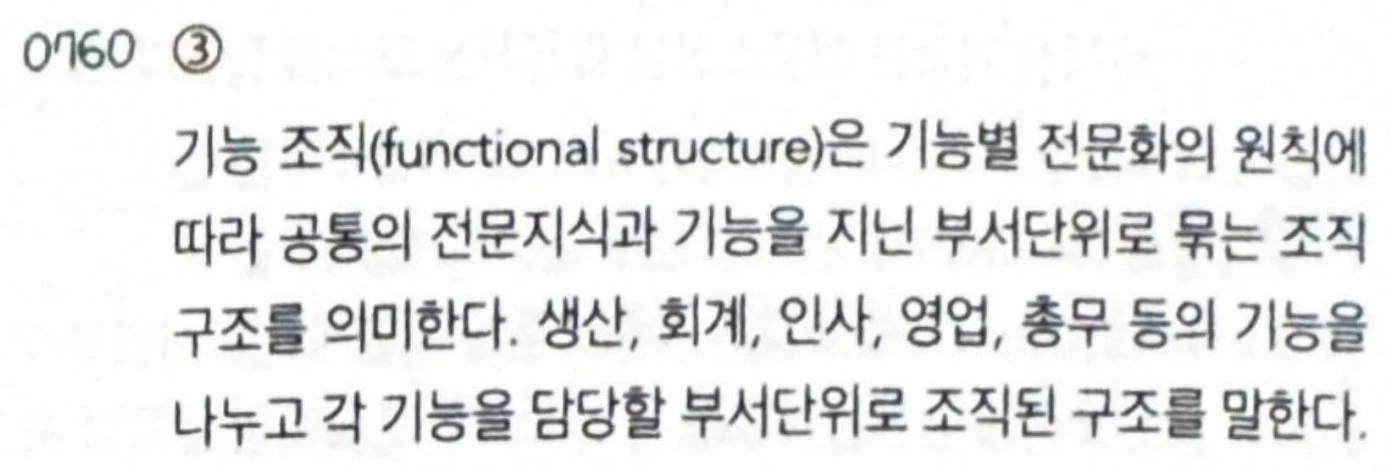
#> input picture images/_hybrid_a_0760.webp, 1390 x 471 px
$ python -i ocr_preprocessor.py   (imports and definitions only)
#> lines starting #> are read from the running program, lines starting #| are printed output that depends on the picture
#> further down, picture is the input picture: shape (471, 1390, 3); mean B, G, R 233.3, 233.1, 232.8
# -*- coding: utf-8 -*-
"""
OCR Preprocessor Module
- PDF 페이지 및 스캔 이미지를 위한 고성능 전처리 파이프라인
1. 선명한 300 DPI 렌더링
2. 그레이스케일 및 대비 강화(CLAHE)
3. 노이즈 제거 및 적응형 이진화(Adaptive Gaussian Thresholding)
4. 자동 기울기 보정(Deskew)
"""

import os
import cv2
import numpy as np
import fitz # PyMuPDF

# [22 lines left out: function binarize_image, not called in this run]

def deskew_image(img_cv):
    """
    기울기 보정(Deskew):
    - 문서의 수평선/텍스트 라인 기울기를 감지하여 정자세로 회전
    """
    if len(img_cv.shape) == 3:
        gray = cv2.cvtColor(img_cv, cv2.COLOR_BGR2GRAY)
    else:
        gray = img_cv

    # 반전 (글자가 255, 배경이 0)
    thresh = cv2.bitwise_not(img_cv if len(img_cv.shape) == 2 else gray)
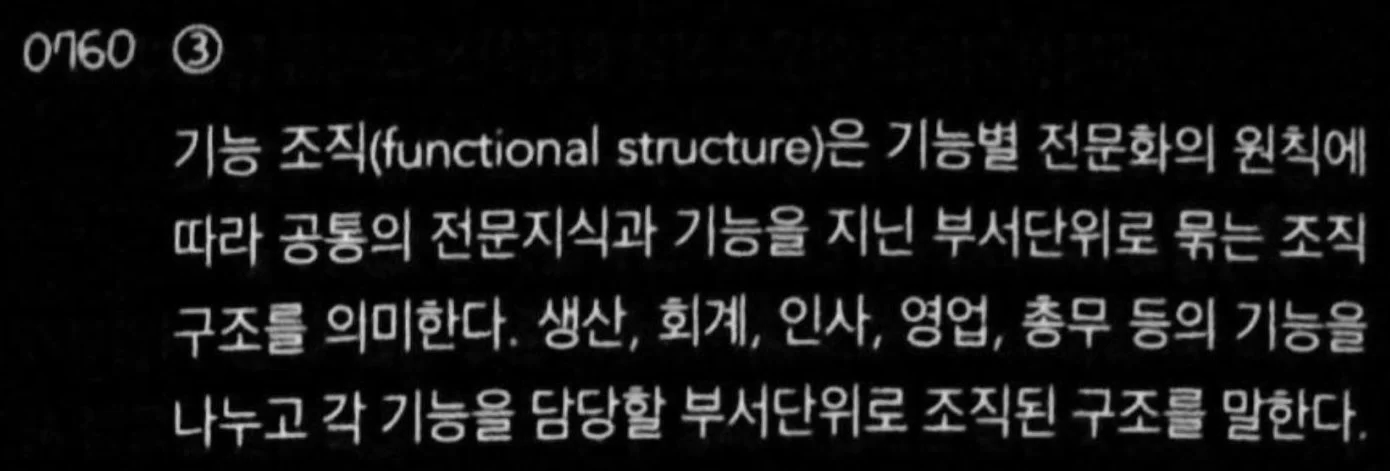
#> thresh: shape (471, 1390); min 0, max 225, mean 22
    coords = np.column_stack(np.where(thresh > 0))
#> coords = 559251 pairs, first value 0 to 470, second value 0 to 1389
    if len(coords) < 10:
        return img_cv

    angle = cv2.minAreaRect(coords)[-1]
#> angle = -90
    # 각도 보정 (-45도 ~ 45도 범위)
    if angle < -45:
        angle = -(90 + angle)
#> angle = 0
    elif angle > 45:
        angle = 90 - angle
    else:
        angle = -angle

    # 미세한 기울기(-5 ~ +5도 이내)만 보정하여 왜곡 방지
    if abs(angle) > 5.0 or abs(angle) < 0.2:
        return img_cv

    (h, w) = img_cv.shape[:2]
    center = (w // 2, h // 2)
    M = cv2.getRotationMatrix2D(center, angle, 1.0)
    rotated = cv2.warpAffine(img_cv, M, (w, h), flags=cv2.INTER_CUBIC, borderMode=cv2.BORDER_REPLICATE)
    return rotated

# [32 lines left out: functions preprocess_pdf_page, test_preprocess_sample, not called in this run]

# [2 lines not run here, left out]

>>> import cv2
>>> picture = cv2.imread('../images/_hybrid_a_0760.webp')
>>> result = deskew_image(picture)

$ run again, on images/_hybrid_a_0788.webp
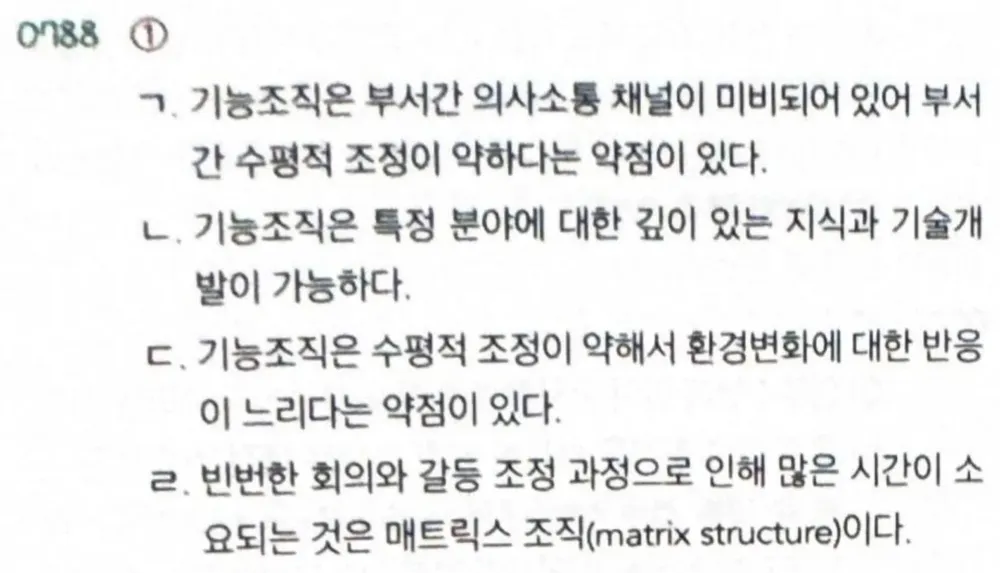
#> input picture images/_hybrid_a_0788.webp, 1000 x 573 px, shrunk from 1359 x 779 before the run
#> picture is the input picture: shape (573, 1000, 3); mean B, G, R 236.6, 236.8, 236.5
#> in deskew_image, `thresh = cv2.bitwise_not(img_cv if len(img_cv.shape) == 2 else gray)`:
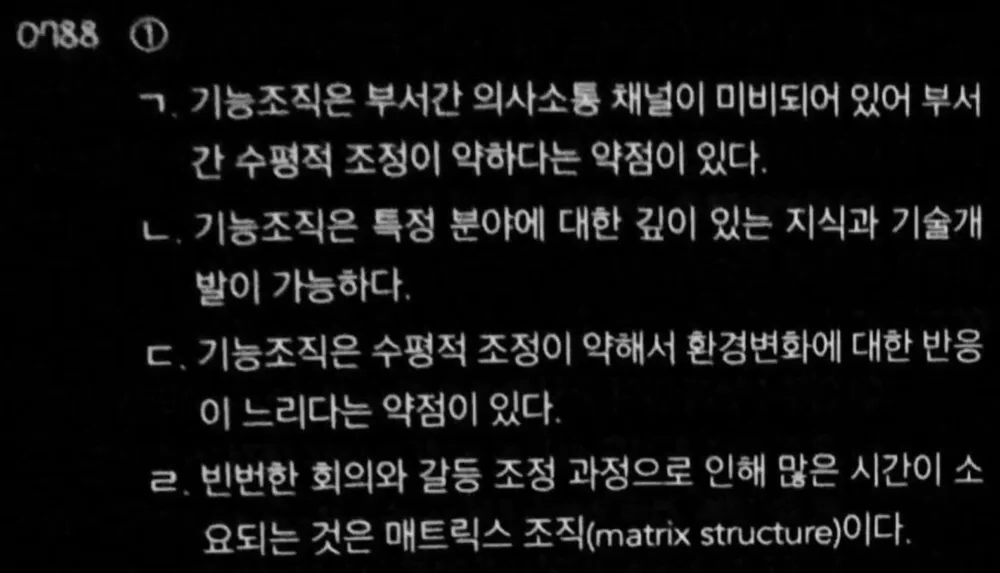
#> thresh: shape (573, 1000); min 0, max 220, mean 18.3
#> coords = 505910 pairs, first value 0 to 572, second value 0 to 999
#> in deskew_image, `angle = cv2.minAreaRect(coords)[-1]`: angle = -90
#> in deskew_image, `angle = -(90 + angle)`: angle = 0

$ run again, on images/_hybrid_a_0790.webp
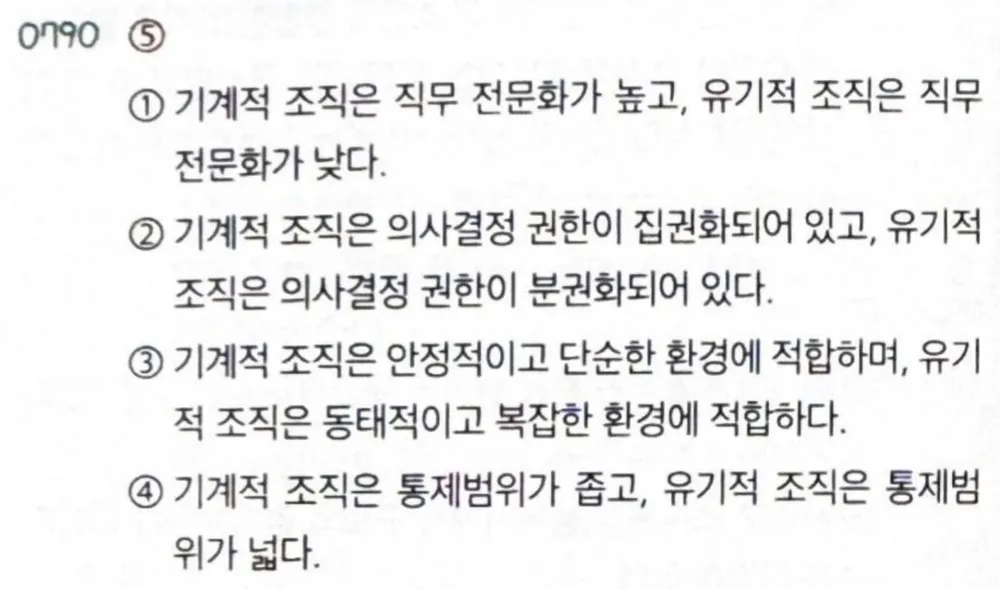
#> input picture images/_hybrid_a_0790.webp, 1000 x 589 px, shrunk from 1318 x 776 before the run
#> picture is the input picture: shape (589, 1000, 3); mean B, G, R 237.1, 237, 237
#> in deskew_image, `thresh = cv2.bitwise_not(img_cv if len(img_cv.shape) == 2 else gray)`:
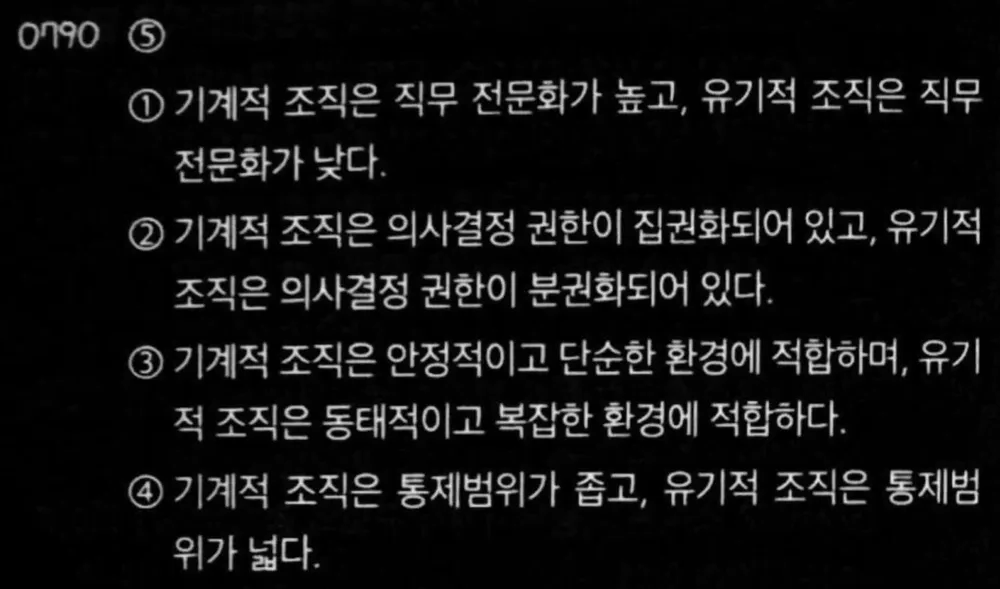
#> thresh: shape (589, 1000); min 0, max 234, mean 18
#> coords = 523217 pairs, first value 0 to 588, second value 0 to 999
#> in deskew_image, `angle = cv2.minAreaRect(coords)[-1]`: angle = -90
#> in deskew_image, `angle = -(90 + angle)`: angle = 0

$ run again, on images/_hybrid_a_0796.webp
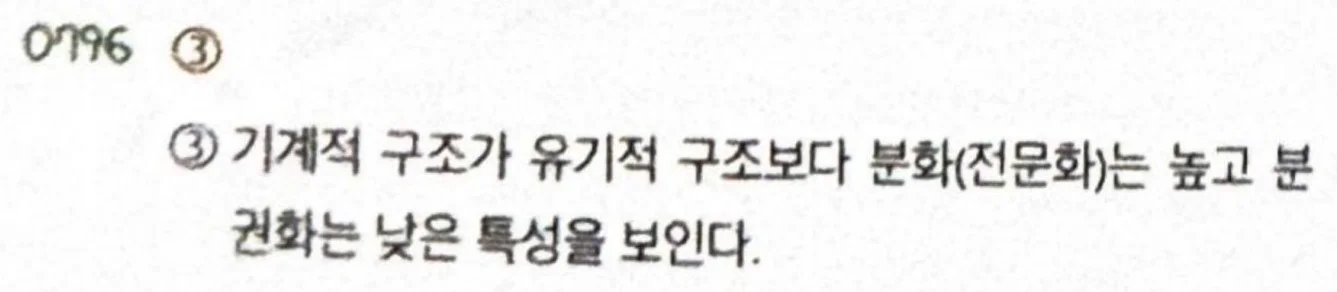
#> input picture images/_hybrid_a_0796.webp, 1337 x 292 px
#> picture is the input picture: shape (292, 1337, 3); mean B, G, R 238.5, 239.1, 239.5
#> in deskew_image, `thresh = cv2.bitwise_not(img_cv if len(img_cv.shape) == 2 else gray)`:
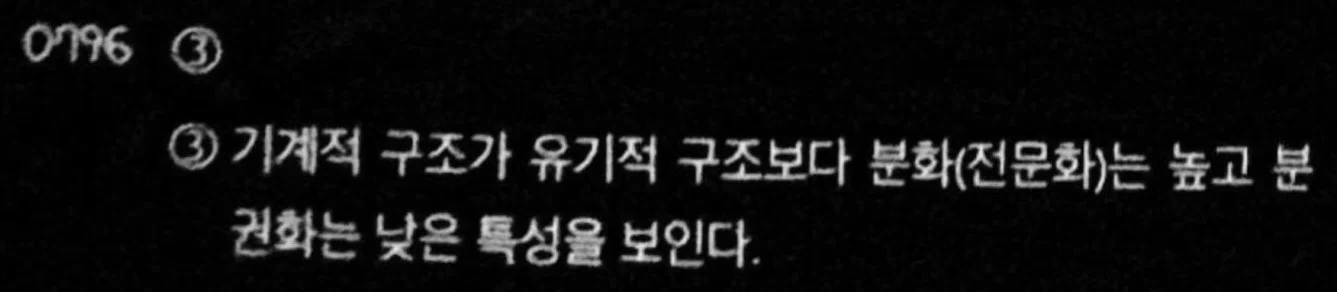
#> thresh: shape (292, 1337); min 0, max 236, mean 15.9
#> coords = 372767 pairs, first value 0 to 291, second value 0 to 1336
#> in deskew_image, `angle = cv2.minAreaRect(coords)[-1]`: angle = -90
#> in deskew_image, `angle = -(90 + angle)`: angle = 0
